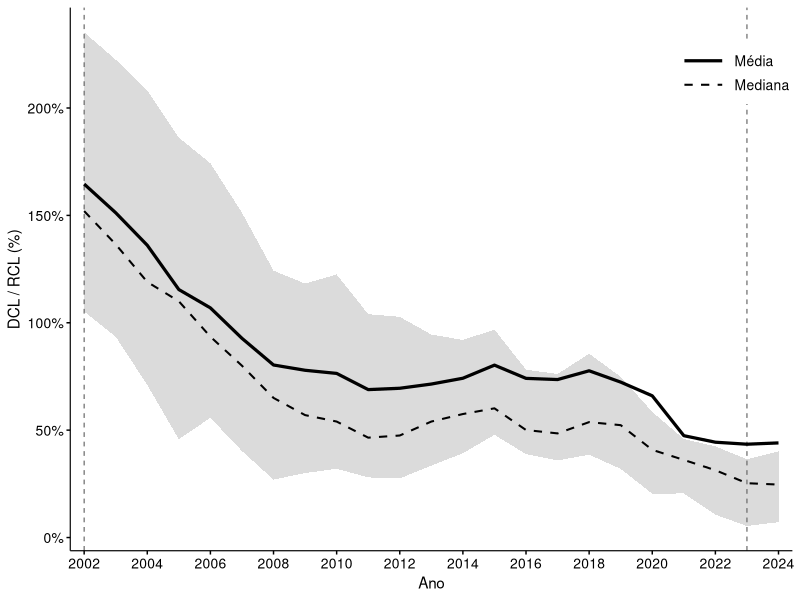

Write R code to recreate this figure.
library(dplyr)
library(ggplot2)

df <- read.csv("data/processed/panel_final_v5.csv", stringsAsFactors = FALSE)

# Usar dcl_sobre_rcl_ext (cobre 2002-2024 completo)
df_stats <- df %>%
  filter(!is.na(dcl_sobre_rcl_ext)) %>%
  group_by(year) %>%
  summarise(
    media   = mean(dcl_sobre_rcl_ext, na.rm = TRUE) * 100,
    mediana = median(dcl_sobre_rcl_ext, na.rm = TRUE) * 100,
    p25     = quantile(dcl_sobre_rcl_ext, 0.25, na.rm = TRUE) * 100,
    p75     = quantile(dcl_sobre_rcl_ext, 0.75, na.rm = TRUE) * 100,
    n       = n(),
    .groups = "drop"
  )

cat("Estatísticas por ano:\n")
print(as.data.frame(df_stats))

cat("\nMédia 2002:", round(df_stats$media[df_stats$year == 2002], 1), "%\n")
cat("Média 2023:", round(df_stats$media[df_stats$year == 2023], 1), "%\n")

p <- ggplot(df_stats, aes(x = year)) +
  # IQR sombreado
  geom_ribbon(aes(ymin = p25, ymax = p75), fill = "grey80", alpha = 0.7) +
  # Linhas verticais — período amostral
  geom_vline(xintercept = 2002, linetype = "dashed", color = "grey40", linewidth = 0.4) +
  geom_vline(xintercept = 2023, linetype = "dashed", color = "grey40", linewidth = 0.4) +
  # Mediana tracejada
  geom_line(aes(y = mediana, linetype = "Mediana"), color = "black", linewidth = 0.7) +
  # Média sólida grossa
  geom_line(aes(y = media, linetype = "Média"), color = "black", linewidth = 1.1) +
  scale_linetype_manual(
    name   = NULL,
    values = c("Média" = "solid", "Mediana" = "dashed"),
    breaks = c("Média", "Mediana")
  ) +
  scale_x_continuous(
    breaks = seq(2002, 2024, by = 2),
    expand = expansion(mult = c(0.02, 0.02))
  ) +
  scale_y_continuous(
    labels = function(x) paste0(x, "%")
  ) +
  labs(x = "Ano", y = "DCL / RCL (%)") +
  theme_classic(base_size = 11) +
  theme(
    axis.text        = element_text(size = 10, color = "black"),
    axis.title       = element_text(size = 11),
    axis.line        = element_line(color = "black", linewidth = 0.4),
    axis.ticks       = element_line(color = "black"),
    legend.position  = c(0.92, 0.88),
    legend.background = element_rect(fill = "white", color = NA),
    legend.key.width  = unit(1.2, "cm"),
    legend.text       = element_text(size = 10),
    panel.grid        = element_blank()
  )

out_path <- "manuscript/pretextuais/fig1_dcl_rcl_limpo.png"
ggsave(out_path, plot = p, width = 8, height = 4.5, dpi = 300, units = "in")
cat("\nGráfico salvo em:", out_path, "\n")
